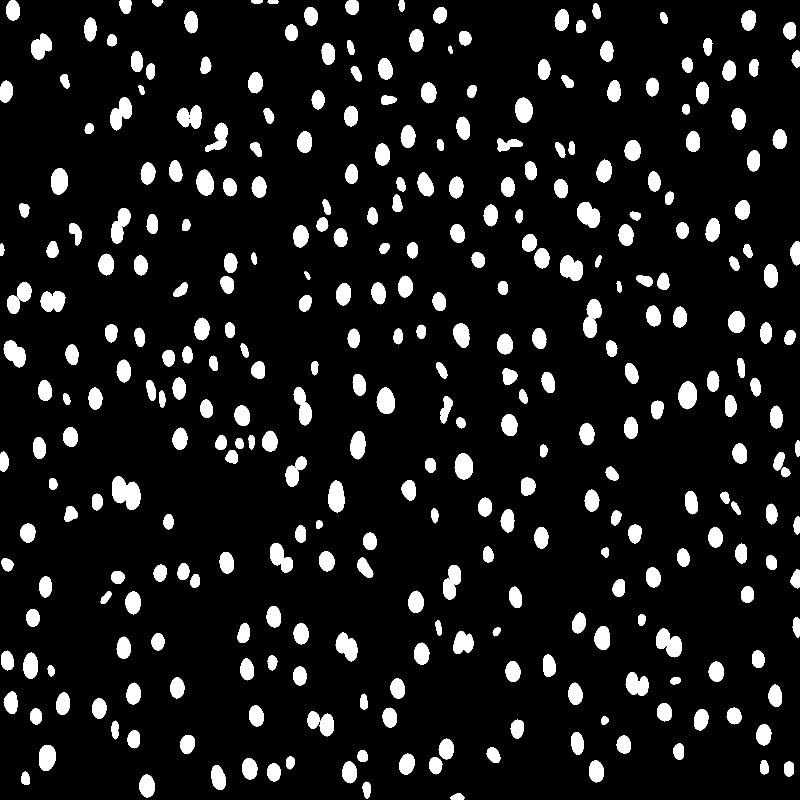
#> input picture Segmented-Images/Samp2/Samp2_image_18.png, 1600 x 1600 px, found by its file name (shown at 1/2 size)
$ jupyter execute SNN-Test.ipynb
#> lines starting #> are read from the running program, lines starting #| are printed output that depends on the picture; after the words box and inside, x2 and y2 are one past the last pixel; in counts of white or black regions, pixels touching at a corner belong together
[cell 1]
import numpy as np
import matplotlib.pyplot as plt
import os
from PIL import Image

[cell 2]
img_path = r"D:\\VIT Material\\VIT material\\Hepatoma Research Project\\Graph-Attention-VAE-cancer-detection-for-Hepatoma-Images-\Segmented-Images\Samp2\Samp2_image_18.png"
img = Image.open(img_path)
#> img is the input picture: PIL image 1600x1600 L; 10% white; 333 white regions, largest, box (x1, y1, x2, y2) and area: (224, 953, 282, 1020) 2615, (1312, 1256, 1364, 1315) 1877, (1166, 598, 1203, 676) 1829
plt.figure(figsize=(12, 12))
plt.subplot(1, 2, 1)
plt.title("Original")
plt.imshow(np.array(img)/np.array(img).max(), cmap='grey')
plt.axis('off')

img = img.resize((128, 128))
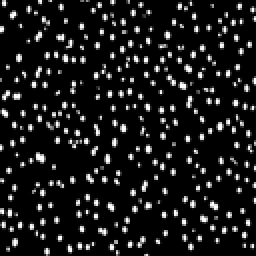
#> img: PIL image 128x128 L (shown 2 times larger); min 0, max 255, mean 26.1
img = np.array(img)

# [6 lines of commented-out code are left out]

plt.subplot(1, 2, 2)
plt.title(f"Resized to {img.shape}")
plt.imshow(img/img.max(), cmap='grey')
plt.axis('off')
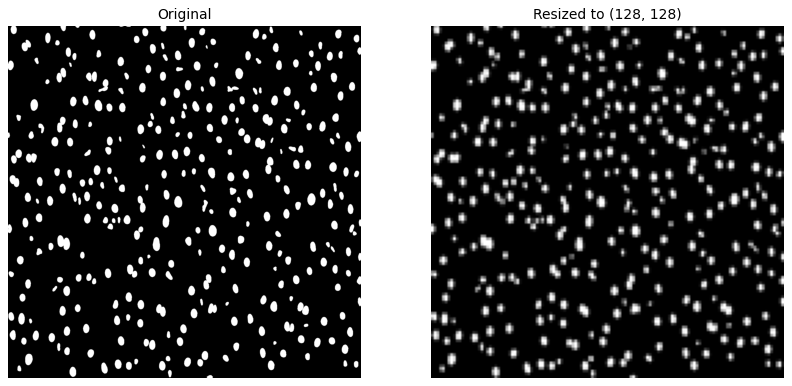
#> figure drawn by matplotlib, 2 panels

[cell 3]
np.array(img).shape, np.array(img).min(), np.array(img).max()
#> Out = ((128, 128), 0, 255)

[cell 4]
img = np.array(img) / np.array(img).max()
#> img: shape (128, 128) float64
img.shape, img.min(), img.max()
#> Out = ((128, 128), 0, 1)

[cell 5]
# Load the image
image_path = r"D:\\VIT Material\\VIT material\\Hepatoma Research Project\\Graph-Attention-VAE-cancer-detection-for-Hepatoma-Images-\Segmented-Images\Samp2\Samp2_image_18.png"
image = Image.open(image_path)
x = 255

# Separate the original and resized images from the array
original_image = np.array(image)
original_image = original_image / original_image.max()
resized_image = np.array(image.resize((128, 128)))

# Find coordinates of pixels with value 255 in the resized image
coordinates = np.column_stack(np.where(resized_image == x))
#> coordinates = 378 pairs, first value 1 to 126, second value 0 to 127

# Create a new image to highlight these coordinates
highlighted_image = np.zeros_like(resized_image)
highlighted_image[resized_image == x] = 255

# Convert coordinates list to numpy array
coordinates_array = np.array(coordinates)
#> coordinates_array has the same summary as coordinates

# Display the original, resized, and highlighted images
fig, ax = plt.subplots(1, 3, figsize=(15, 5))
ax[0].imshow(original_image, cmap='gray')
ax[0].set_title("Original")
ax[1].imshow(resized_image, cmap='gray')
ax[1].set_title("Resized to (128, 128)")
ax[2].imshow(highlighted_image, cmap='gray')
ax[2].set_title("Highlighted Centers")

plt.show()
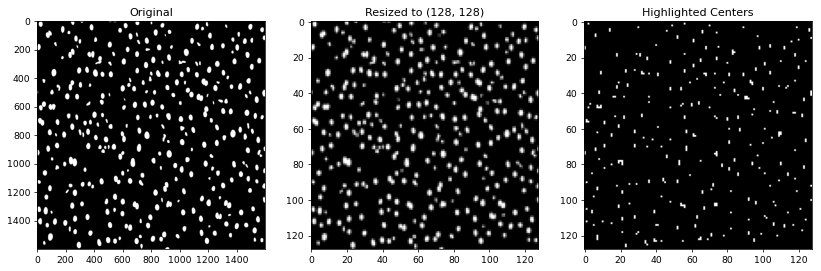
#> figure drawn by matplotlib, 3 panels

# Print the coordinates array
print(coordinates_array)
#> (printed output is left out)

$ run again, with Segmented-Images/Samp2/Samp2_image_14.png copied over Segmented-Images/Samp2/Samp2_image_18.png
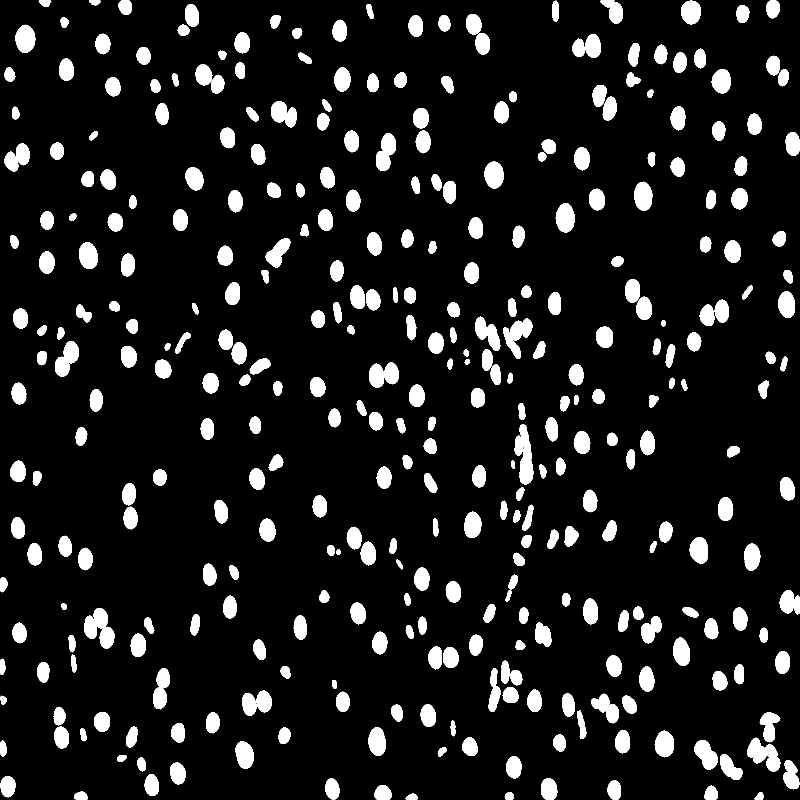
#> input picture Segmented-Images/Samp2/Samp2_image_14.png, 1600 x 1600 px, found by its file name (shown at 1/2 size)
#> img is the input picture: PIL image 1600x1600 L; 11% white; 357 white regions, largest, box (x1, y1, x2, y2) and area: (168, 1216, 229, 1298) 2865, (1029, 848, 1067, 969) 2738, (1494, 1475, 1561, 1543) 2441
#> `[cell 2] img_path = r"D:\\VIT Material\\VIT material\\Hepatoma Researc..`:
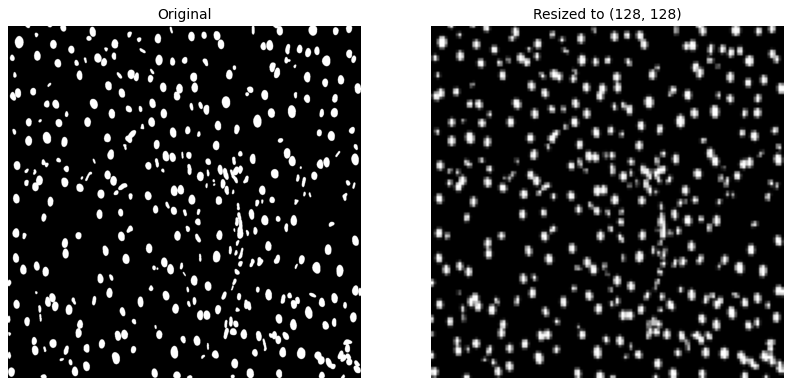
#> figure drawn by matplotlib, 2 panels
#> `np.array(img).shape, np.array(img).min(), np.array(img).max()`: Out = ((128, 128), 0, 255)
#> `img.shape, img.min(), img.max()`: Out = ((128, 128), 0, 1)
#> coordinates = 414 pairs, first value 1 to 127, second value 0 to 127
#> coordinates_array has the same summary as coordinates
#> `plt.show()`:
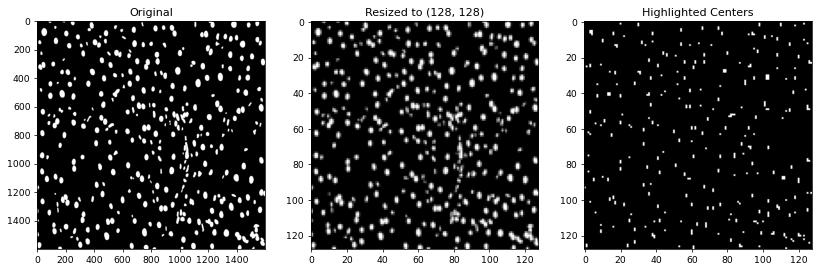
#> figure drawn by matplotlib, 3 panels
#> (printed output is left out)

$ run again, with Segmented-Images/Samp2/Samp2_image_31.png copied over Segmented-Images/Samp2/Samp2_image_18.png
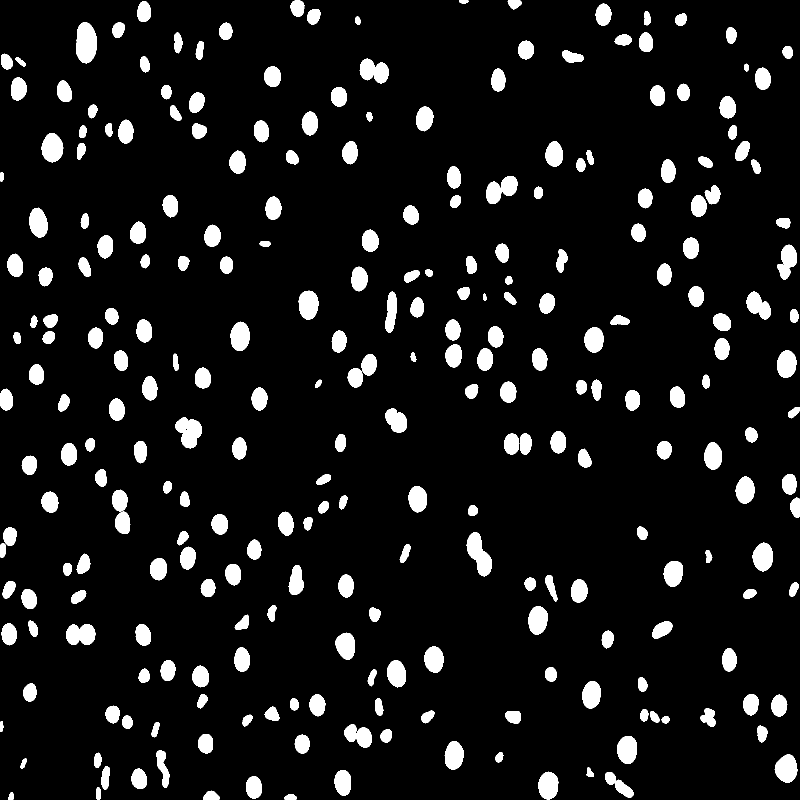
#> input picture Segmented-Images/Samp2/Samp2_image_31.png, 1600 x 1600 px, found by its file name (shown at 1/2 size)
#> img is the input picture: PIL image 1600x1600 L; 8.7% white; 267 white regions, largest, box (x1, y1, x2, y2) and area: (152, 44, 194, 127) 2737, (933, 1064, 984, 1153) 2468, (351, 835, 404, 897) 2194
#> `[cell 2] img_path = r"D:\\VIT Material\\VIT material\\Hepatoma Researc..`:
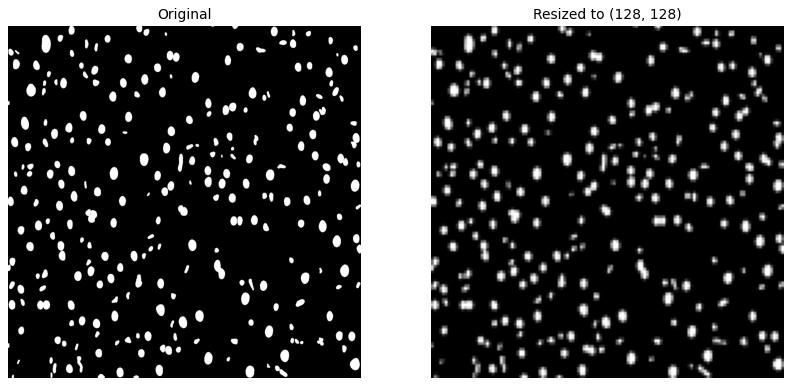
#> figure drawn by matplotlib, 2 panels
#> `np.array(img).shape, np.array(img).min(), np.array(img).max()`: Out = ((128, 128), 0, 255)
#> `img.shape, img.min(), img.max()`: Out = ((128, 128), 0, 1)
#> coordinates = 374 pairs, first value 0 to 127, second value 0 to 127
#> coordinates_array has the same summary as coordinates
#> `plt.show()`:
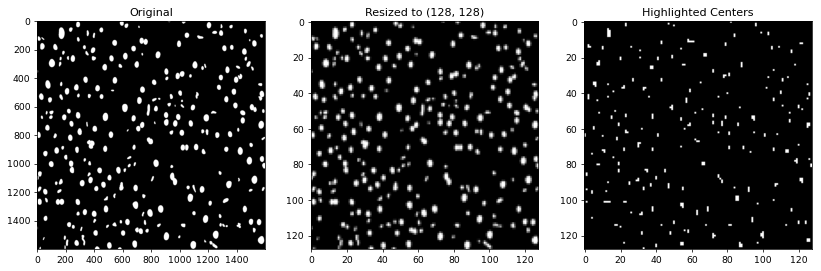
#> figure drawn by matplotlib, 3 panels
#> (printed output is left out)

$ run again, with Segmented-Images/Samp2/Samp2_image_34.png copied over Segmented-Images/Samp2/Samp2_image_18.png
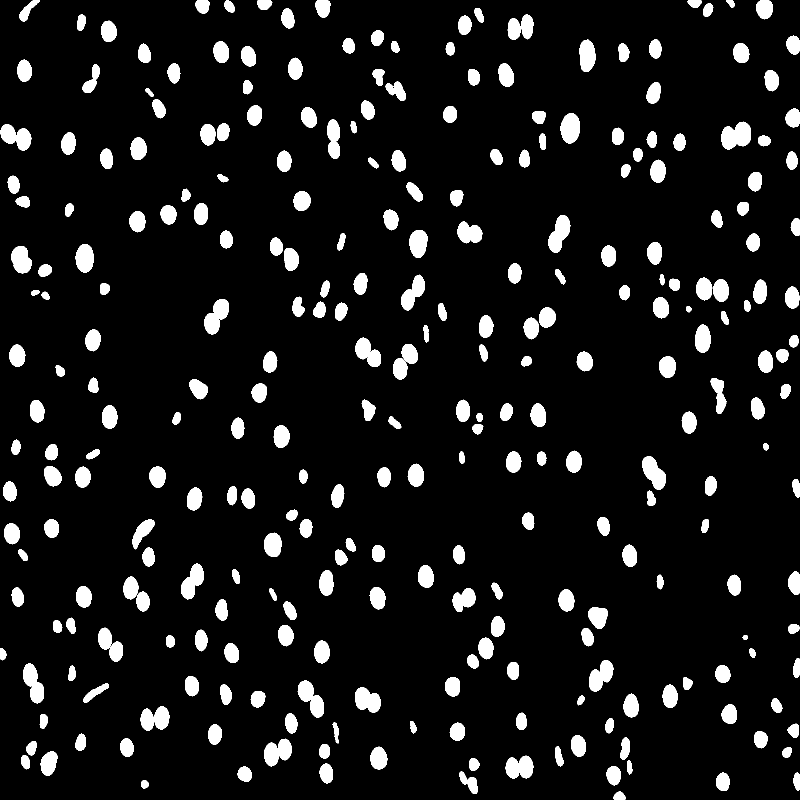
#> input picture Segmented-Images/Samp2/Samp2_image_34.png, 1600 x 1600 px, found by its file name (shown at 1/2 size)
#> img is the input picture: PIL image 1600x1600 L; 9% white; 292 white regions, largest, box (x1, y1, x2, y2) and area: (1443, 243, 1502, 299) 2384, (595, 1361, 648, 1436) 2050, (408, 598, 458, 669) 2040
#> `[cell 2] img_path = r"D:\\VIT Material\\VIT material\\Hepatoma Researc..`:
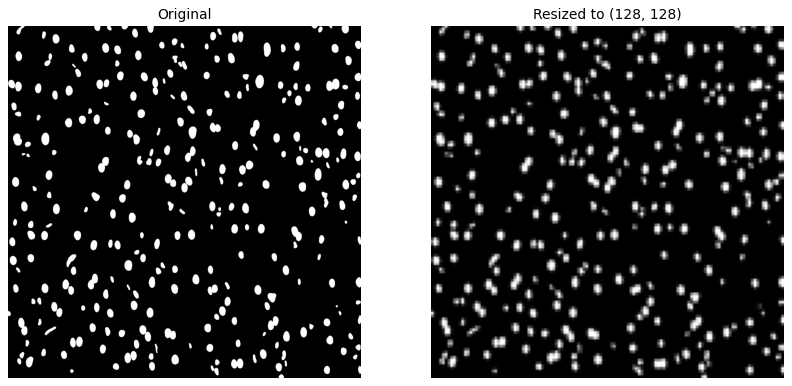
#> figure drawn by matplotlib, 2 panels
#> `np.array(img).shape, np.array(img).min(), np.array(img).max()`: Out = ((128, 128), 0, 255)
#> `img.shape, img.min(), img.max()`: Out = ((128, 128), 0, 1)
#> coordinates = 344 pairs, first value 0 to 125, second value 1 to 127
#> coordinates_array has the same summary as coordinates
#> `plt.show()`:
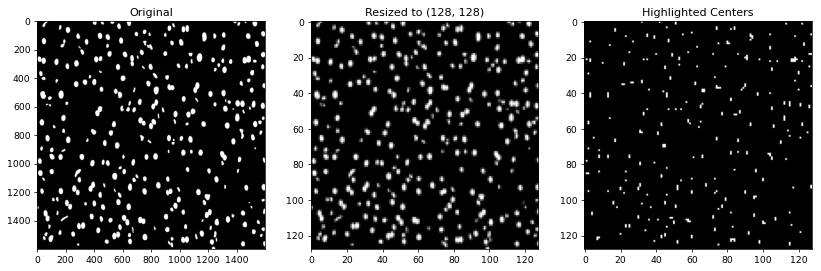
#> figure drawn by matplotlib, 3 panels
#> (printed output is left out)
